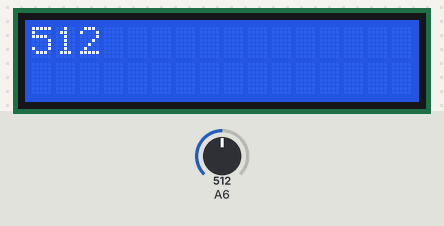
This sketch was run on a simulated Arduino Nano, built with avr-gcc and run on an emulated ATmega328P. Parts: 16×2 character LCD. Inputs (shaded band) come from the test bench; at power-on: A6 = 512.

Above: at 1.2 s.
1.3 s: A6 set to 716
At 2.0 s:
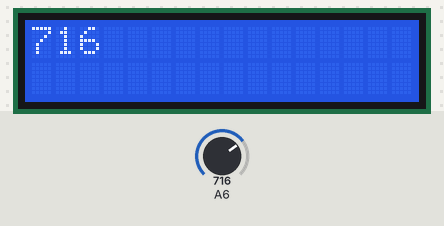
2.9 s: A6 set to 900
At 3.7 s:
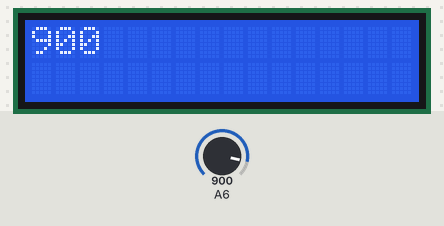
4.4 s: A6 set to 1023
At 5.4 s:
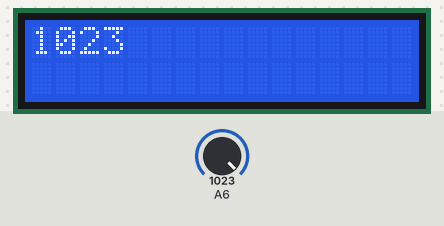
Timing chart, 0 to 7.4 s (numbered marks = the images above; inputs shaded):
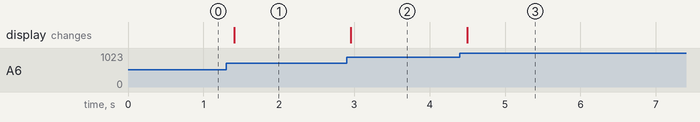

Measured:
- after the input at 1.3 s, the display: changes after 0.11 s (image 1)
- after the input at 2.9 s, the display: changes after 0.05 s (image 2)
- after the input at 4.4 s, the display: changes after 0.10 s (image 3)

The sketch:

07-IR_Analog_Read.ino
```cpp
#include <LiquidCrystal.h>
const int rs = 10, en = 9, d4 = 8, d5 = 7, d6 = 6, d7 = 5;
LiquidCrystal lcd(rs, en, d4, d5, d6, d7);
int a;
void setup() {
  pinMode(A6, INPUT);
  lcd.begin(16, 2);
}

void loop() {
  a = analogRead(A6);
  lcd.clear();
  lcd.setCursor(0, 0);
  lcd.print(a);
  lcd.display();
  delay(100);
}
```
